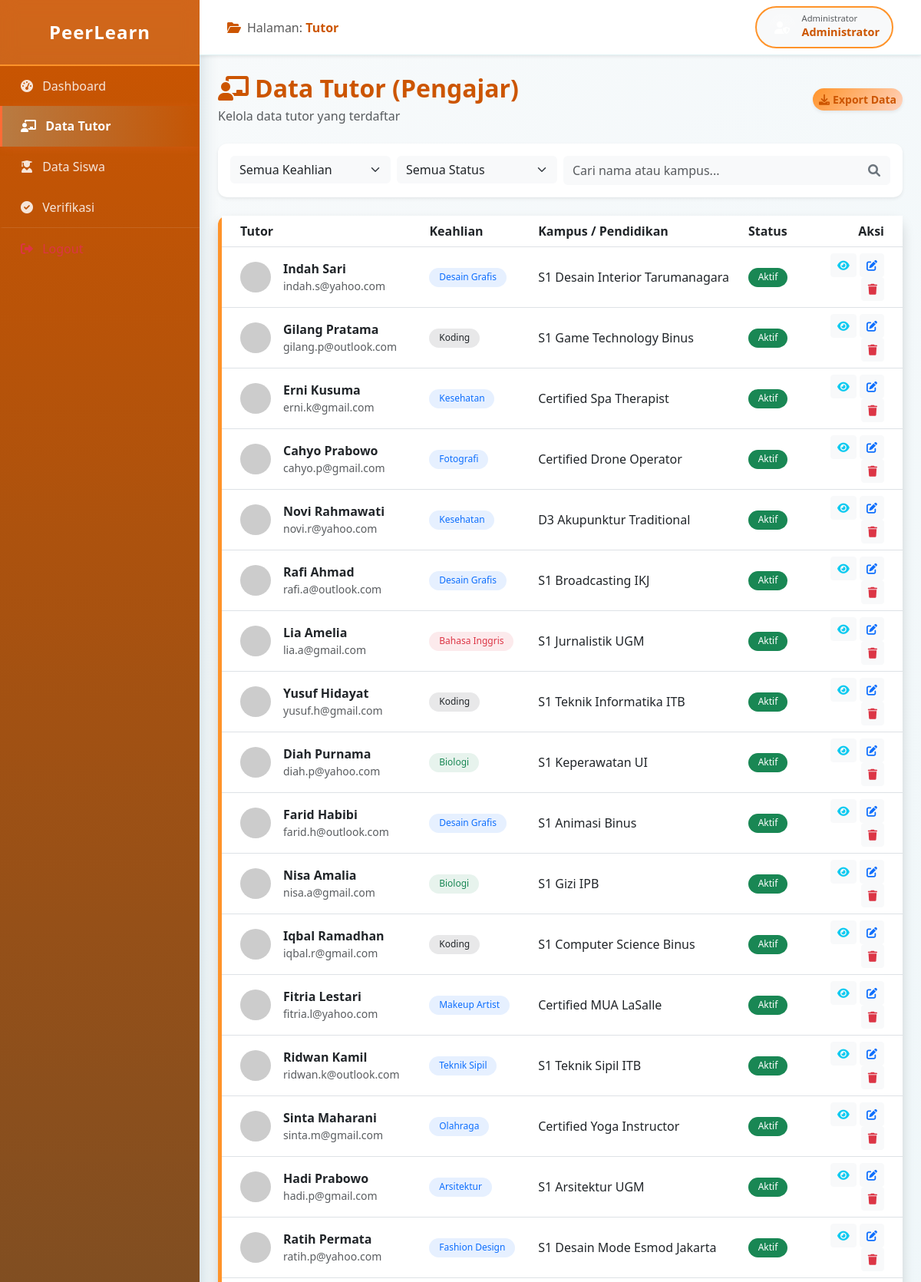
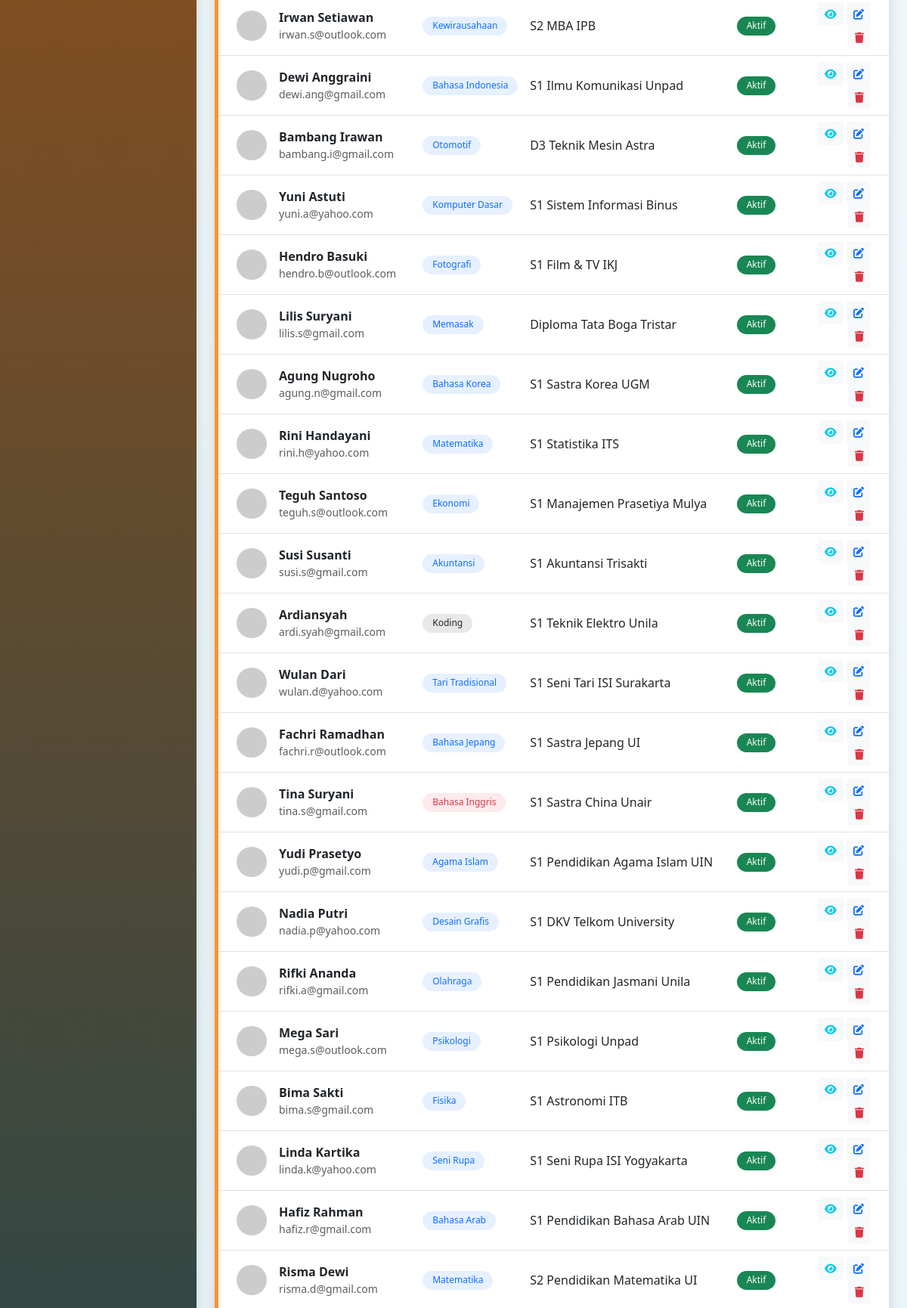
The page /frontend/pages/admin/dashboard.php?page=tutor (signed in, upper part) on the database its author committed (2 pictures, top to bottom).
### tables this page shows
CREATE TABLE IF NOT EXISTS tutor (
    id INT AUTO_INCREMENT PRIMARY KEY,
    nama_lengkap VARCHAR(100) NOT NULL,
    email VARCHAR(100),
    keahlian VARCHAR(50) NOT NULL,
    pendidikan VARCHAR(100),   
    status ENUM('Aktif', 'Cuti', 'Non-Aktif') DEFAULT 'Aktif',
    created_at TIMESTAMP DEFAULT CURRENT_TIMESTAMP
);

### src/frontend/pages/admin/views/tutor.php (the view, shortened to what this page needs)
<?php
global $conn;
$query = "SELECT * FROM tutor ORDER BY id DESC";
$result = mysqli_query($conn, $query);
?>
<div class="d-flex justify-content-between flex-wrap flex-md-nowrap align-items-center mb-4">
    <div>
        <h2 class="mb-1 fw-bold" style="color: #cc5500;"><i class="fas fa-chalkboard-teacher me-2"></i>Data Tutor (Pengajar)</h2>
        <p class="text-muted mb-0">Kelola data tutor yang terdaftar</p>
    </div>
    <button class="btn btn-sm rounded-pill shadow-sm" onclick="window.print()"
            style="background: linear-gradient(135deg, #ff9329 0%, #ffd4c1 100%); color: #cc5500; border: none; font-weight: 600;">
        <i class="fas fa-download me-1"></i>Export Data
    </button>
</div>
<div class="card border-0 shadow-sm mb-4">
    <div class="card-body p-3">
        <div class="row g-2">
            <div class="col-md-3">
                <select id="filterKategori" class="form-select border-0 bg-light" onchange="filterTable()">
                    <option value="">Semua Keahlian</option>
                </select>
            </div>
            <div class="col-md-3">
                <select id="filterStatus" class="form-select border-0 bg-light" onchange="filterTable()">
                    <option value="">Semua Status</option>
                </select>
            </div>
            <div class="col-md-6">
                <div class="input-group">
                    <input type="text" id="searchInput" class="form-control border-0 bg-light" placeholder="Cari nama atau kampus..." onkeyup="filterTable()">
                    <button class="btn btn-light text-secondary"><i class="fas fa-search"></i></button>
                </div>
            </div>
        </div>
    </div>
</div>
<div class="card border-0 shadow" style="border-left: 5px solid #ff9329 !important; border-radius: 12px;">
    <div class="card-body p-0">
        <div class="table-responsive">
            <table class="table table-hover align-middle mb-0" id="tutorTable">
                <thead style="background: linear-gradient(135deg, #cc5500 0%, #0A5A70 100%); color: white;">
                    <tr>
                        <th class="ps-4">Tutor</th>
                        <th>Keahlian</th>
                        <th>Kampus / Pendidikan</th>
                        <th>Status</th>
                        <th class="text-end pe-4">Aksi</th>
                    </tr>
                </thead>
                <tbody>
                    <?php
                    if (mysqli_num_rows($result) > 0) {
                        while($row = mysqli_fetch_assoc($result)) {
                            $catColor = 'primary';
                            if($row['keahlian'] == 'Bahasa Inggris') $catColor = 'danger';
                            if($row['keahlian'] == 'Koding') $catColor = 'dark';
                            if($row['keahlian'] == 'Biologi') $catColor = 'success';
                            $statColor = 'success';
                            if($row['status'] == 'Cuti') $statColor = 'warning text-dark';
                            if($row['status'] == 'Non-Aktif') $statColor = 'secondary';
                    ?>
                    <tr>
                        <td class="ps-4">
                            <div class="d-flex align-items-center">
                                <img src="https://ui-avatars.com/api/?name=<?= urlencode($row['nama_lengkap']) ?>&background=random" class="rounded-circle me-3" width="40">
                                <div>
                                    <div class="fw-bold name-col"><?= htmlspecialchars($row['nama_lengkap']) ?></div>
                                    <div class="small text-muted"><?= htmlspecialchars($row['email']) ?></div>
                                </div>
                            </div>
                        </td>
                        <td><span class="badge bg-<?= $catColor ?> bg-opacity-10 text-<?= $catColor == 'dark' ? 'dark' : $catColor ?> category-col"><?= $row['keahlian'] ?></span></td>
                        <td><?= htmlspecialchars($row['pendidikan']) ?></td>
                        <td><span class="badge bg-<?= $statColor ?> status-col"><?= $row['status'] ?></span></td>
                        <td class="text-end pe-4">
                            <button class="btn btn-sm btn-light text-info"
                                onclick="showDetailTutor(
                                    '<?= addslashes($row['nama_lengkap']) ?>',
                                    '<?= $row['email'] ?>',
                                    '<?= $row['keahlian'] ?>',
                                    '<?= $row['status'] ?>',
                                    '<?= addslashes($row['pendidikan']) ?>'
                                )">
                                <i class="fas fa-eye"></i>
                            </button>
                            <button class="btn btn-sm btn-light text-primary" onclick="editTutor('<?= addslashes($row['nama_lengkap']) ?>', '<?= $row['keahlian'] ?>', '<?= $row['status'] ?>')"><i class="fas fa-edit"></i></button>
                            <button class="btn btn-sm btn-light text-danger" onclick="confirmAction('Hapus tutor ini?')"><i class="fas fa-trash"></i></button>
                        </td>
                    </tr>
                    <?php
                        }
                    } else {
                        echo "<tr><td colspan='5' class='text-center py-4'>Belum ada data tutor.</td></tr>";
                    }
                    ?>
                </tbody>
            </table>
        </div>
    </div>
</div>

### src/frontend/pages/admin/dashboard.php (shortened to what this page needs)
<?php
$page = $_GET['page'] ?? 'home';
?>
<!DOCTYPE html>
<html lang="id">
<head>
    <link href="https://cdn.jsdelivr.net/npm/bootstrap@5.3.0/dist/css/bootstrap.min.css" rel="stylesheet">
    <link rel="stylesheet" href="https://cdnjs.cloudflare.com/ajax/libs/font-awesome/6.0.0/css/all.min.css">
</head>
<body>
<div class="d-flex" id="wrapper">
    <div id="sidebar-wrapper">
        <div class="sidebar-heading text-center py-4 border-bottom border-secondary fs-4 fw-bold">
            PeerLearn
        </div>
            <div class="list-group list-group-flush">
                <a href="?page=home" class="list-group-item list-group-item-action <?= $page == 'home' ? 'active' : '' ?>">
                <i class="fas fa-tachometer-alt me-2"></i> Dashboard
                </a>
                <a href="?page=tutor" class="list-group-item list-group-item-action <?= $page == 'tutor' ? 'active' : '' ?>">
                <i class="fas fa-chalkboard-teacher me-2"></i> Data Tutor
                </a>
                <a href="?page=siswa" class="list-group-item list-group-item-action <?= $page == 'siswa' ? 'active' : '' ?>">
                <i class="fas fa-user-graduate me-2"></i> Data Siswa
                </a>
                <a href="?page=verifikasi" class="list-group-item list-group-item-action <?= $page == 'verifikasi' ? 'active' : '' ?>">
                <i class="fas fa-check-circle me-2"></i> Verifikasi
                </a>
                <a href="../../../backend/auth/logout.php" class="list-group-item list-group-item-action text-danger mt-5">
                <i class="fas fa-sign-out-alt me-2"></i> Logout
                </a>
            </div>
        </div>
    <div id="page-content-wrapper">
        <nav class="navbar navbar-expand-lg navbar-light bg-white border-bottom shadow-sm px-4 sticky-top">
            <div class="container-fluid">
                <div class="d-flex align-items-center">
                    <i class="fas fa-folder-open me-2" style="color: var(--primary-dark);"></i>
                    <span class="navbar-text">Halaman: <strong style="color: var(--primary-dark);"><?= ucfirst($page) ?></strong></span>
                </div>
                <div class="d-flex align-items-center ms-auto">
                    <div class="bg-light rounded-pill px-3 py-2 d-flex align-items-center" style="border: 2px solid var(--primary-light);">
                        <div class="rounded-circle bg-gradient d-flex align-items-center justify-content-center me-2"
                             style="width: 35px; height: 35px; background: linear-gradient(135deg, var(--primary-dark), var(--primary-light));">
                            <i class="fas fa-user-shield text-white"></i>
                        </div>
                        <div>
                            <small class="text-muted d-block" style="font-size: 0.7rem; line-height: 1;">Administrator</small>
                            <strong style="color: var(--primary-dark); font-size: 0.9rem;"><?= htmlspecialchars($_SESSION['user_name'] ?? 'Admin') ?></strong>
                        </div>
                    </div>
                </div>
            </div>
        </nav>
        <div class="container-fluid px-4 mt-4 mb-5">
            <?php
            $viewDir = 'views/';
            $file = $viewDir . $page . '.php';
            if (file_exists($file)) {
                include $file;
            } else {
                echo '<div class="alert alert-danger">File View tidak ditemukan: '.$file.'</div>';
            }
            ?>
        </div>
    </div>
</div>
</body>
</html>

### src/frontend/pages/admin/dashboard.php (style rules this page uses)
:root { --primary-dark: #cc5500; --primary-light: #ff9329; --accent-yellow: #ffb866; --accent-orange: #FF6B35; --bg-light: #F8FAFB; }
body { overflow-x: hidden; background: linear-gradient(135deg, #F8FAFB 0%, #E8F4F8 100%); font-family: 'Segoe UI', Tahoma, Geneva, Verdana, sans-serif; }
#wrapper { display: flex; width: 100%; height: 100vh; overflow: hidden; }
#sidebar-wrapper { min-width: 260px; max-width: 260px; height: 100vh; background: linear-gradient(180deg, var(--primary-dark) 0%, #094356 100%); color: #fff; overflow-y: auto; position: relative; box-shadow: 4px 0 20px rgba(12, 74, 96, 0.15); }
#sidebar-wrapper .sidebar-heading { background: rgba(255, 255, 255, 0.1); backdrop-filter: blur(10px); border-bottom: 2px solid var(--primary-light) !important; letter-spacing: 1px; }
#sidebar-wrapper .list-group-item { background-color: transparent; color: rgba(255, 255, 255, 0.85); border: none; padding: 0.9rem 1.5rem; transition: all 0.3s ease; border-left: 3px solid transparent; }
#sidebar-wrapper .list-group-item.active { background: linear-gradient(90deg, rgba(154, 212, 214, 0.3) 0%, transparent 100%); color: #fff; font-weight: 600; border-left-color: var(--accent-orange); box-shadow: 0 2px 10px rgba(255, 107, 53, 0.2); }
#sidebar-wrapper .list-group-item.text-danger { border-top: 1px solid rgba(255, 255, 255, 0.1); margin-top: auto !important; }
#page-content-wrapper { width: 100%; height: 100vh; overflow-y: auto; position: relative; }
.navbar { background: rgba(255, 255, 255, 0.95) !important; backdrop-filter: blur(10px); border-bottom: 1px solid rgba(154, 212, 214, 0.3) !important; }
.card { border: none !important; border-radius: 12px !important; transition: transform 0.3s ease, box-shadow 0.3s ease; }
.badge { padding: 0.4rem 0.8rem; font-weight: 500; border-radius: 20px; }
.table thead { background: linear-gradient(135deg, var(--primary-light) 0%, #ffd4c1 100%) !important; color: var(--primary-dark) !important; }

### rows shown on the page
tutor: nama_lengkap "Indah Sari", email "indah.s@yahoo.com", keahlian "Desain Grafis", pendidikan "S1 Desain Interior Tarumanagara", status "Aktif"
tutor: nama_lengkap "Gilang Pratama", email "gilang.p@outlook.com", keahlian "Koding", pendidikan "S1 Game Technology Binus", status "Aktif"
tutor: nama_lengkap "Erni Kusuma", email "erni.k@gmail.com", keahlian "Kesehatan", pendidikan "Certified Spa Therapist", status "Aktif"
tutor: nama_lengkap "Cahyo Prabowo", email "cahyo.p@gmail.com", keahlian "Fotografi", pendidikan "Certified Drone Operator", status "Aktif"
tutor: nama_lengkap "Novi Rahmawati", email "novi.r@yahoo.com", keahlian "Kesehatan", pendidikan "D3 Akupunktur Traditional", status "Aktif"
tutor: nama_lengkap "Rafi Ahmad", email "rafi.a@outlook.com", keahlian "Desain Grafis", pendidikan "S1 Broadcasting IKJ", status "Aktif"
tutor: nama_lengkap "Lia Amelia", email "lia.a@gmail.com", keahlian "Bahasa Inggris", pendidikan "S1 Jurnalistik UGM", status "Aktif"
tutor: nama_lengkap "Yusuf Hidayat", email "yusuf.h@gmail.com", keahlian "Koding", pendidikan "S1 Teknik Informatika ITB", status "Aktif"
tutor: nama_lengkap "Diah Purnama", email "diah.p@yahoo.com", keahlian "Biologi", pendidikan "S1 Keperawatan UI", status "Aktif"
tutor: nama_lengkap "Farid Habibi", email "farid.h@outlook.com", keahlian "Desain Grafis", pendidikan "S1 Animasi Binus", status "Aktif"
tutor: nama_lengkap "Nisa Amalia", email "nisa.a@gmail.com", keahlian "Biologi", pendidikan "S1 Gizi IPB", status "Aktif"
tutor: nama_lengkap "Iqbal Ramadhan", email "iqbal.r@gmail.com", keahlian "Koding", pendidikan "S1 Computer Science Binus", status "Aktif"
tutor: nama_lengkap "Fitria Lestari", email "fitria.l@yahoo.com", keahlian "Makeup Artist", pendidikan "Certified MUA LaSalle", status "Aktif"
tutor: nama_lengkap "Ridwan Kamil", email "ridwan.k@outlook.com", keahlian "Teknik Sipil", pendidikan "S1 Teknik Sipil ITB", status "Aktif"
tutor: nama_lengkap "Sinta Maharani", email "sinta.m@gmail.com", keahlian "Olahraga", pendidikan "Certified Yoga Instructor", status "Aktif"
tutor: nama_lengkap "Hadi Prabowo", email "hadi.p@gmail.com", keahlian "Arsitektur", pendidikan "S1 Arsitektur UGM", status "Aktif"
tutor: nama_lengkap "Ratih Permata", email "ratih.p@yahoo.com", keahlian "Fashion Design", pendidikan "S1 Desain Mode Esmod Jakarta", status "Aktif"
tutor: nama_lengkap "Irwan Setiawan", email "irwan.s@outlook.com", keahlian "Kewirausahaan", pendidikan "S2 MBA IPB", status "Aktif"
tutor: nama_lengkap "Dewi Anggraini", email "dewi.ang@gmail.com", keahlian "Bahasa Indonesia", pendidikan "S1 Ilmu Komunikasi Unpad", status "Aktif"
tutor: nama_lengkap "Bambang Irawan", email "bambang.i@gmail.com", keahlian "Otomotif", pendidikan "D3 Teknik Mesin Astra", status "Aktif"
tutor: nama_lengkap "Yuni Astuti", email "yuni.a@yahoo.com", keahlian "Komputer Dasar", pendidikan "S1 Sistem Informasi Binus", status "Aktif"
tutor: nama_lengkap "Hendro Basuki", email "hendro.b@outlook.com", keahlian "Fotografi", pendidikan "S1 Film & TV IKJ", status "Aktif"
tutor: nama_lengkap "Lilis Suryani", email "lilis.s@gmail.com", keahlian "Memasak", pendidikan "Diploma Tata Boga Tristar", status "Aktif"
tutor: nama_lengkap "Agung Nugroho", email "agung.n@gmail.com", keahlian "Bahasa Korea", pendidikan "S1 Sastra Korea UGM", status "Aktif"
tutor: nama_lengkap "Rini Handayani", email "rini.h@yahoo.com", keahlian "Matematika", pendidikan "S1 Statistika ITS", status "Aktif"
tutor: nama_lengkap "Teguh Santoso", email "teguh.s@outlook.com", keahlian "Ekonomi", pendidikan "S1 Manajemen Prasetiya Mulya", status "Aktif"
tutor: nama_lengkap "Susi Susanti", email "susi.s@gmail.com", keahlian "Akuntansi", pendidikan "S1 Akuntansi Trisakti", status "Aktif"
tutor: nama_lengkap "Ardiansyah", email "ardi.syah@gmail.com", keahlian "Koding", pendidikan "S1 Teknik Elektro Unila", status "Aktif"
tutor: nama_lengkap "Wulan Dari", email "wulan.d@yahoo.com", keahlian "Tari Tradisional", pendidikan "S1 Seni Tari ISI Surakarta", status "Aktif"
tutor: nama_lengkap "Fachri Ramadhan", email "fachri.r@outlook.com", keahlian "Bahasa Jepang", pendidikan "S1 Sastra Jepang UI", status "Aktif"
tutor: nama_lengkap "Tina Suryani", email "tina.s@gmail.com", keahlian "Bahasa Inggris", pendidikan "S1 Sastra China Unair", status "Aktif"
tutor: nama_lengkap "Yudi Prasetyo", email "yudi.p@gmail.com", keahlian "Agama Islam", pendidikan "S1 Pendidikan Agama Islam UIN", status "Aktif"
tutor: nama_lengkap "Nadia Putri", email "nadia.p@yahoo.com", keahlian "Desain Grafis", pendidikan "S1 DKV Telkom University", status "Aktif"
tutor: nama_lengkap "Rifki Ananda", email "rifki.a@gmail.com", keahlian "Olahraga", pendidikan "S1 Pendidikan Jasmani Unila", status "Aktif"
tutor: nama_lengkap "Mega Sari", email "mega.s@outlook.com", keahlian "Psikologi", pendidikan "S1 Psikologi Unpad", status "Aktif"
tutor: nama_lengkap "Bima Sakti", email "bima.s@gmail.com", keahlian "Fisika", pendidikan "S1 Astronomi ITB", status "Aktif"
tutor: nama_lengkap "Linda Kartika", email "linda.k@yahoo.com", keahlian "Seni Rupa", pendidikan "S1 Seni Rupa ISI Yogyakarta", status "Aktif"
tutor: nama_lengkap "Hafiz Rahman", email "hafiz.r@gmail.com", keahlian "Bahasa Arab", pendidikan "S1 Pendidikan Bahasa Arab UIN", status "Aktif"
tutor: nama_lengkap "Risma Dewi", email "risma.d@gmail.com", keahlian "Matematika", pendidikan "S2 Pendidikan Matematika UI", status "Aktif"

### other values the page prints
$page "Tutor"
$_SESSION['user_name'] "Administrator"
